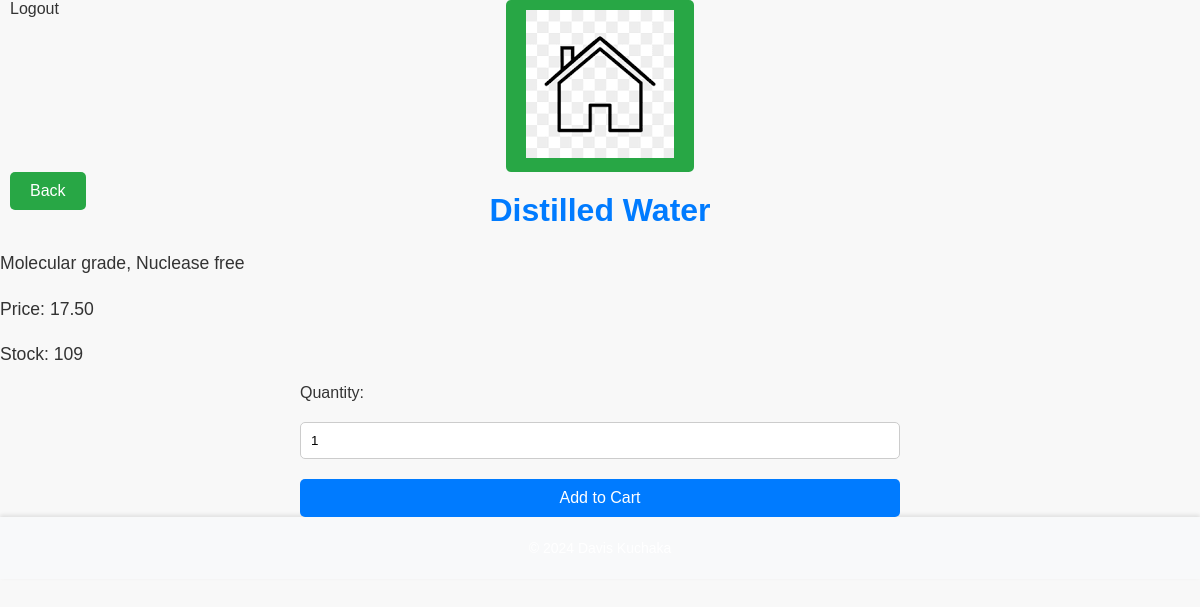
Page /product/2/ (signed in) on the committed database.
### labridge_app/models.py (models this page shows, shortened)
class Product(models.Model):
    name = models.CharField(max_length=255)
    category = models.ForeignKey(Category, on_delete=models.CASCADE)
    supplier = models.ForeignKey(Supplier, on_delete=models.CASCADE)
    description = models.TextField()
    price = models.DecimalField(max_digits=10, decimal_places=2)
    stock = models.PositiveIntegerField()

### labridge_app/views.py (the view)
# urls.py: path('product/<int:product_id>/', views.product_detail, name='product_detail'),
def product_detail(request, product_id):
    product = get_object_or_404(Product, pk=product_id)
    return render(request, 'labridge_app/product_detail.html', {'product': product})

### labridge_app/templates/labridge_app/product_detail.html (shortened to what this page needs)
{% extends "labridge_app/base.html" %}
{% block content %}
  <h1>{{ product.name }}</h1>
  <p>{{ product.description }}</p>
  <p>Price: {{ product.price }}</p>
  <p>Stock: {{ product.stock }}</p>
  <form method="POST" action="{% url 'add_to_cart' product.id %}">
    <label for="quantity">Quantity:</label>
    <input type="number" id="quantity" name="quantity" value="1" min="1" max="{{ product.stock }}">
    <button type="submit">Add to Cart</button>
  </form>
{% endblock %}

### labridge_app/static/labridge_app/css/base.css (style rules this page uses)
body { font-family: Arial, sans-serif; background-color: #f4f4f4; margin: 0; padding: 0; }

### labridge_app/static/labridge_app/css/landing.css (style rules this page uses)
body { font-family: Arial, sans-serif; margin: 0; padding: 0; box-sizing: border-box; color: #333333; }
form { display: flex; flex-direction: column; gap: 20px; max-width: 600px; margin: 0 auto; }
form input, form textarea { padding: 10px; border: 1px solid #ccc; border-radius: 5px; }
form button { background: #007bff; color: #fff; padding: 10px; border: none; border-radius: 5px; cursor: pointer; transition: background 0.3s; }

### labridge_app/static/labridge_app/css/product_list.css (style rules this page uses)
h1 { font-size: 2.5em; color: #333; text-align: center; margin-top: 20px; }

### labridge_app/static/labridge_app/css/product_detail.css (style rules this page uses)
body { font-family: Arial, sans-serif; margin: 0; padding: 0; background-color: #f8f8f8; color: #333; }
h1 { font-size: 2em; color: #007bff; margin-bottom: 20px; }
p { font-size: 1.1em; line-height: 1.6; margin-bottom: 15px; }

### labridge_app/static/labridge_app/css/order_history.css (style rules this page uses)
h1 { font-size: 2em; color: #333; text-align: center; margin-top: 20px; }

### labridge_app/static/labridge_app/css/cart_detail.css (style rules this page uses)
h1 { font-size: 2em; color: #333; text-align: center; margin-top: 20px; }

### labridge_app/static/labridge_app/css/checkout.css (style rules this page uses)
body { font-family: Arial, sans-serif; margin: 0; padding: 0; background-color: #f8f8f8; color: #333; }
h1 { font-size: 2em; color: #007bff; margin-bottom: 20px; }
form { display: flex; flex-direction: column; }
button { padding: 10px 20px; background-color: #28a745; color: #fff; border: none; border-radius: 5px; font-size: 1em; cursor: pointer; transition: background-color 0.3s; }

### rows in the picture
Product: name "Distilled Water", description "Molecular grade, Nuclease free", price "17.50", stock "109"
